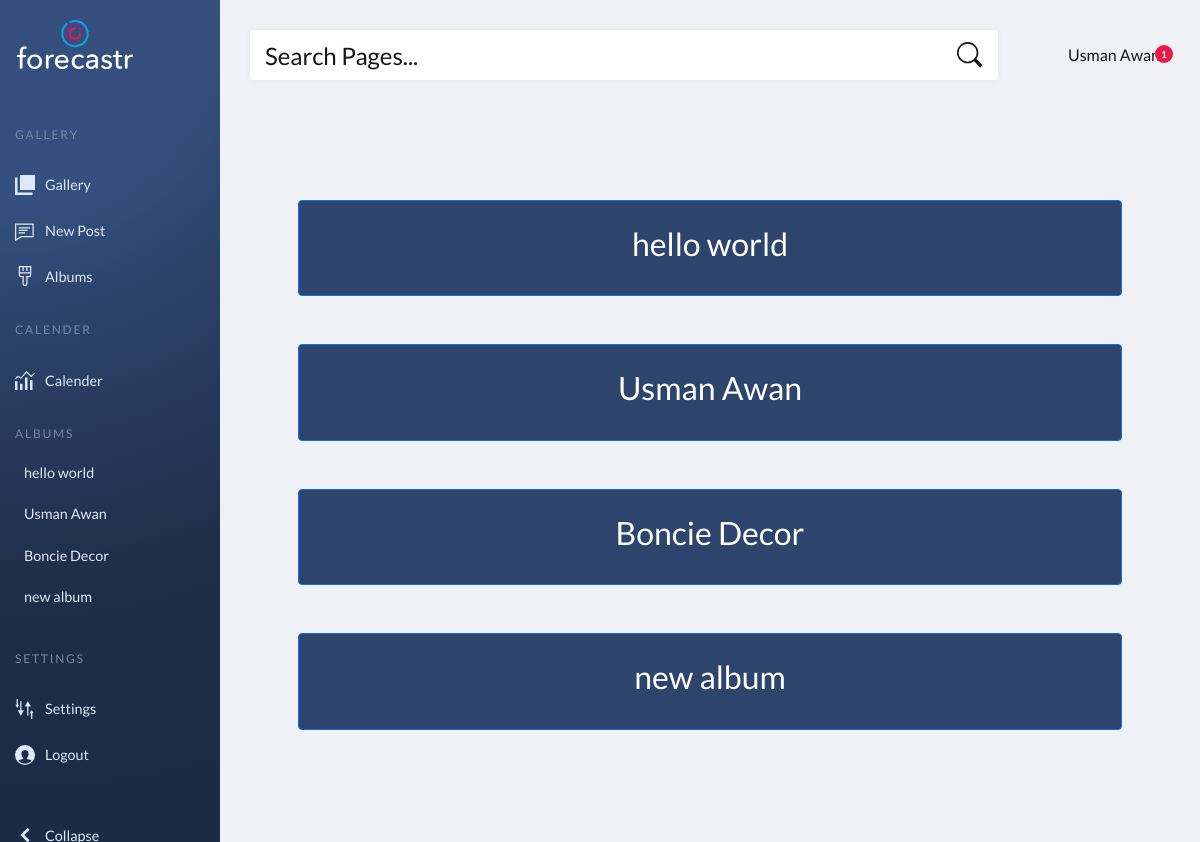
Page /library/facebook/post/67/album (signed in) on the committed database.
### contentGallery/models.py (models this page shows, shortened)
class PostAlbum(models.Model):
    client = models.ForeignKey(Client, null=True, on_delete= models.SET_NULL, related_name='client_albums')
    posts = models.ManyToManyField(UserPost)
    name = models.CharField(max_length=128, blank=False)

### content_libraries/views.py (the view, shortened to what this page needs)
# urls.py: path("facebook/post/<str:pk_id>/album", views.selectPostAlbum, name="selectAlbum"),
@login_required(login_url="login")
def selectPostAlbum(request, pk_id):
    user = request.user
    client = user.client
    clientAlbums = client.client_albums.all()
    userPost = UserPost.objects.get(id = pk_id)
    context = {'albums': clientAlbums,'user': user,'userPost': userPost }
    return render(request, "content_libraries/selectAlbum.html", context=context)

### content_libraries/templates/content_libraries/selectAlbum.html (shortened to what this page needs)
{%  extends 'utilaties/dashboard.html' %}
{% load static %}
{% block cssStyles %}
    <link href="https://cdnjs.cloudflare.com/ajax/libs/toastr.js/2.1.1/toastr.min.css" rel="stylesheet" media="all">
{% endblock cssStyles %}
{% block content %}
<section>
    <div class="container p-5 mt-5 pt-5">
        <div class="row clearfix m-r-70 m-l-70 m-t-30">
            {% for album in albums %}
              <form id="{{album.id}}" action="{% url 'selectAlbum' userPost.id %}" method="POST">
                <button class="btn btn-primary p-4 my-4 w-100" type="submit"><h2>{{album.name}} </h2></button>
            </form>
            {% endfor %}
        </div>
    </div>
</section>
{% endblock content %}

### utilaties/templates/utilaties/dashboard.html (shortened to what this page needs)
{% load static %}
<!DOCTYPE html>
<html lang="en">
<head>
    <link href="https://cdn.jsdelivr.net/npm/bootstrap@5.0.2/dist/css/bootstrap.min.css" rel="stylesheet">
    <link rel="stylesheet" href="{% static 'css/SocialHub/main.css' %}">
    {% block cssStyles %}
    {% endblock cssStyles %}
    <link href="https://cdnjs.cloudflare.com/ajax/libs/toastr.js/2.1.1/toastr.min.css" rel="stylesheet" media="all">
</head>
<body>
    <header class="page-header">
        <nav>
            <a href="#0" aria-label="forecastr logo" class="logo">
                <svg width="140" height="49">
                    <use xlink:href="#logo"></use>
                </svg>
            </a>
            <ul class="admin-menu">
                <li class="menu-heading">
                    <h3>Gallery</h3>
                </li>
                <li>
                    <a href="{% url 'gallery' %}">
                        <svg>
                            <use xlink:href="#pages"></use>
                        </svg>
                        <span>Gallery</span>
                    </a>
                </li>
                <li>
                    <a href="{% url 'facebookPost' %}">
                        <svg>
                            <use xlink:href="#comments"></use>
                        </svg>
                        <span>New Post</span>
                    </a>
                </li>
                <li>
                    <a href="{% url 'albums' %}">
                        <svg>
                            <use xlink:href="#appearance"></use>
                        </svg>
                        <span>Albums</span>
                    </a>
                </li>
                <li class="menu-heading">
                    <h3>Calender</h3>
                </li>
                <li>
                    <a href="{% url 'generalCalender' %}">
                        <svg>
                            <use xlink:href="#charts"></use>
                        </svg>
                        <span>Calender</span>
                    </a>
                </li>
                <li class="menu-heading">
                    <h3>Albums</h3>
                </li>
                {% for album in albums %}
                    <form id="{{album.id}}" action="{% url 'gallery' %}" method="POST">
                        <a onclick="document.getElementById('{{album.id}}').submit();">
                            <li class="ms-4" style="cursor: pointer;"> {{album.name}}</li>
                        </a>
                    </form>
                {% endfor %}
                <li class="menu-heading">
                    <h3>Settings</h3>
                </li>
                <li>
                    <a href="{% url 'profile' %}">
                        <svg>
                            <use xlink:href="#settings"></use>
                        </svg>
                        <span>Settings</span>
                    </a>
                </li>
                <li>
                    <a href="{% url 'logout' %}">
                        <svg>
                            <use xlink:href="#users"></use>
                        </svg>
                        <span>Logout</span>
                    </a>
                </li>
                <li>
                    <button class="collapse-btn" aria-expanded="true" aria-label="collapse menu">
                        <svg aria-hidden="true">
                            <use xlink:href="#collapse"></use>
                        </svg>
                        <span>Collapse</span>
                    </button>
                </li>
            </ul>
        </nav>
    </header>
    <section class="page-content">
        <section class="search-and-user">
            <form>
                <input type="search" placeholder="Search Pages...">
                <button type="submit" aria-label="submit form">
                    <svg aria-hidden="true">
                        <use xlink:href="#search"></use>
                    </svg>
                </button>
            </form>
            <div onclick="navToAccount()" style="cursor: pointer;" class="admin-profile">
                <span class="greeting">{{user.first_name}}  {{user.last_name}}</span>
                <div class="notifications">
                    <span class="badge">1</span>
                </div>
            </div>
        </section>
        {% block content %}
        {% endblock content %}
    </section>
</body>
</html>

### static/css/SocialHub/main.css (style rules this page uses)
:root { --page-header-bgColor: #2d446c; --page-header-bgColor-hover: #1d2636; --page-header-txtColor: #dde9f8; --page-header-headingColor: #7889a4; --page-header-width: 220px; --page-content-bgColor: #f0f1f6; --page-content-txtColor: #171616; --page-content-blockColor: #fff; --white: #fff; --black: #333; --blue: #00b9eb; --red: #ec1848; --border-radius: 4px; --box-shadow: 0 0 10px -2px rgba(0, 0, 0, 0.075); --switch-bgLightModeColor: #87cefa; --switch-sunColor: gold; --switch-moonColor: #f4f4f4; --switch-bgDarkModeColor: #1f1f27; }
* { padding: 0; margin: 0; box-sizing: border-box; }
ul { list-style: none; }
.bg-primary, .btn-primary { background-color: #2d446c !important; }
a, button { color: inherit; }
a { text-decoration: none; }
button { background: none; cursor: pointer; }
input { -webkit-appearance: none; }
button, input { border: none; }
svg { display: block; }
body { font: 16px/1.5 "Lato", sans-serif; }
.page-header { position: fixed; top: 0; left: 0; right: 0; bottom: 0; overflow: auto; padding-top: 20px; width: var(--page-header-width); color: var(--page-header-txtColor); background: radial-gradient(650px circle at 0% 0%, hsl(218, 41%, 35%) 33%, hsl(218, 41%, 30%) 47%, hsl(218, 41%, 20%) 92%, hsl(218, 41%, 19%) 126%); }
.page-header nav { display: flex; flex-direction: column; min-height: 100%; }
.page-header .logo { display: block; margin: 0 15px; }
.page-header .logo svg { max-width: 120px; fill: var(--white); }
.page-header .admin-menu { display: flex; flex-direction: column; flex-grow: 1; margin-top: 35px; padding-left: 0px; }
.page-header .admin-menu li:nth-last-child(2) { margin-bottom: 35px; }
.page-header .admin-menu li:last-child { margin-top: auto; margin-bottom: 20px; }
.page-header .admin-menu li>* { width: 100%; padding: 12px 15px; }
.page-header .admin-menu .menu-heading h3 { text-transform: uppercase; letter-spacing: 0.15em; font-size: 12px; margin-top: 12px; color: var(--page-header-headingColor); }
.page-header .admin-menu svg { width: 20px; height: 20px; fill: var(--page-header-txtColor); margin-right: 10px; }
.page-header .admin-menu a, .page-header .admin-menu button { display: flex; align-items: center; font-size: 0.9rem; }
.page-content { position: relative; left: var(--page-header-width); width: calc(100% - var(--page-header-width)); min-height: 100vh; padding: 30px; color: var(--page-content-txtColor); background: var(--page-content-bgColor); }
.search-and-user { display: grid; grid-template-columns: 1fr auto; grid-column-gap: 50px; align-items: center; background: var(--page-content-bgColor); margin-bottom: 30px; }
.search-and-user form { position: relative; }
.search-and-user [type="search"] { width: 100%; height: 50px; font-size: 1.5rem; padding-left: 15px; background: var(--page-content-blockColor); color: var(--white); border-radius: var(--border-radius); box-shadow: var(--box-shadow); }
.search-and-user ::placeholder { color: var(--page-content-txtColor); }
.search-and-user form svg { width: 26px; height: 26px; fill: var(--page-content-txtColor); }
.search-and-user form button { position: absolute; top: 50%; right: 15px; transform: translateY(-50%); }
.search-and-user .admin-profile { display: flex; align-items: center; }
.search-and-user .admin-profile .greeting { margin: 0 10px 0 20px; }
.search-and-user .admin-profile .notifications { position: relative; }
.search-and-user .admin-profile .badge { display: flex; align-items: center; justify-content: center; position: absolute; top: -10px; right: -3px; width: 18px; height: 18px; border-radius: 50%; font-size: 10px; color: var(--white); background: var(--red); }

### rows in the picture
PostAlbum: name "hello world"
PostAlbum: name "Usman Awan"
PostAlbum: name "Boncie Decor"
PostAlbum: name "new album"

### other values in the picture
{{ user.first_name }} "Usman"
{{ user.last_name }} "Awan"
